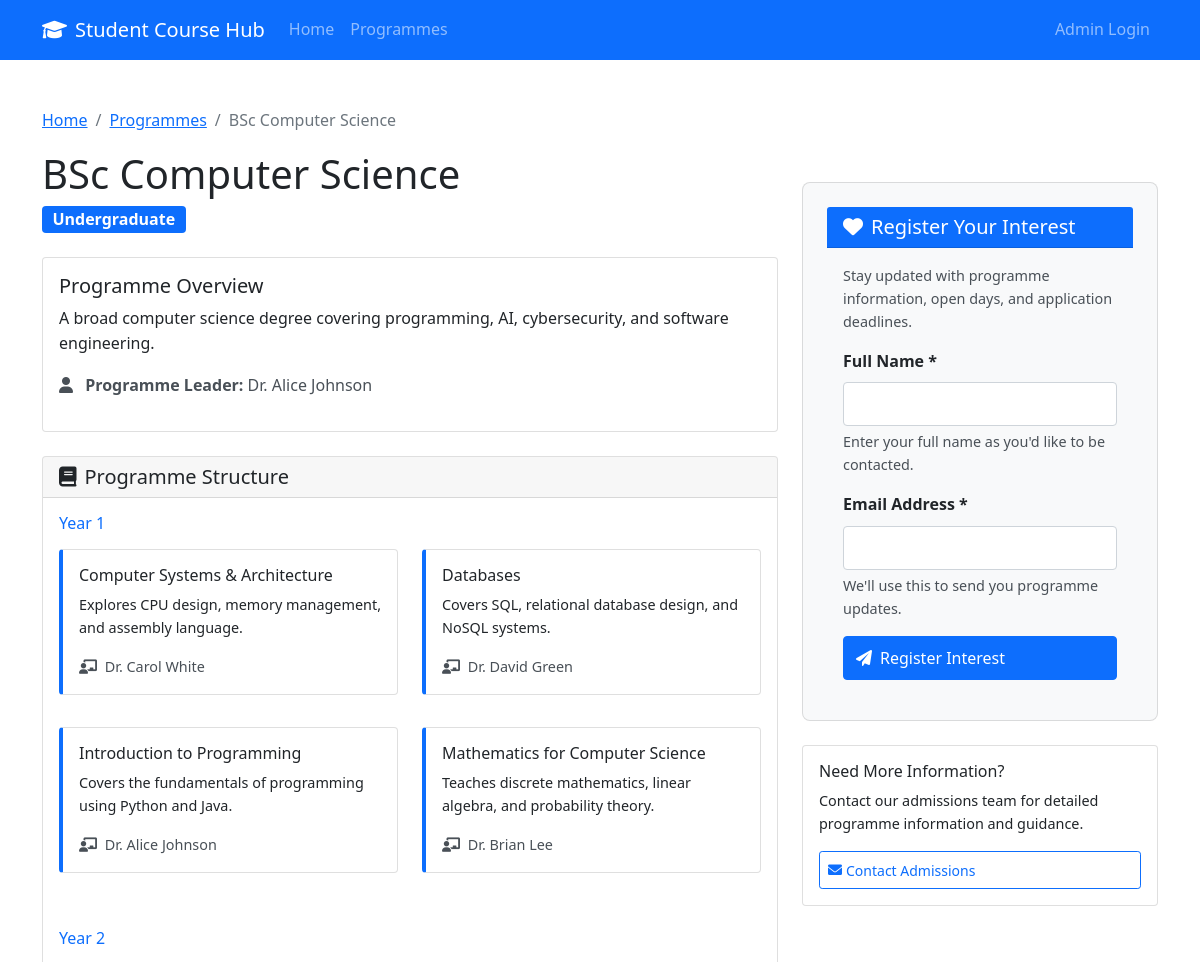
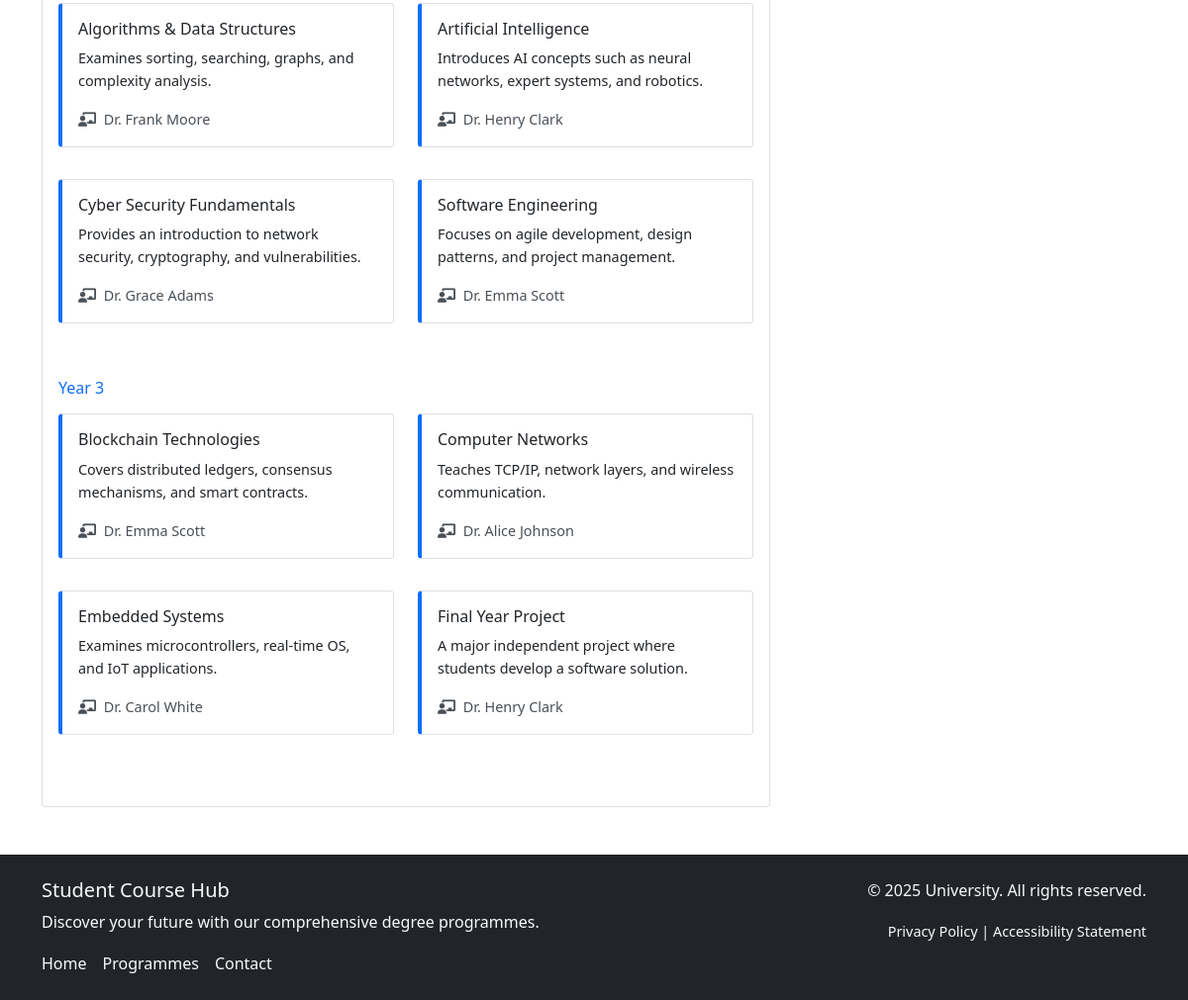
Page /programme-details.php?id=1 on the committed database (2 pictures, top to bottom).
### tables this page shows
CREATE TABLE Programmes (
    ProgrammeID INTEGER PRIMARY KEY AUTO_INCREMENT,
    ProgrammeName TEXT NOT NULL,
    LevelID INTEGER,
    ProgrammeLeaderID INTEGER,
    Description TEXT,
    Image TEXT,
    FOREIGN KEY (LevelID) REFERENCES Levels(LevelID),
    FOREIGN KEY (ProgrammeLeaderID) REFERENCES Staff(StaffID)
);

CREATE TABLE Levels (
    LevelID INTEGER PRIMARY KEY,
    LevelName TEXT NOT NULL
);

CREATE TABLE Staff (
    StaffID INTEGER PRIMARY KEY,
    Name TEXT NOT NULL
);

CREATE TABLE ProgrammeModules (
    ProgrammeModuleID INTEGER PRIMARY KEY AUTO_INCREMENT,
    ProgrammeID INTEGER,
    ModuleID INTEGER,
    Year INTEGER,
    FOREIGN KEY (ProgrammeID) REFERENCES Programmes(ProgrammeID),
    FOREIGN KEY (ModuleID) REFERENCES Modules(ModuleID)
);

CREATE TABLE Modules (
    ModuleID INTEGER PRIMARY KEY,
    ModuleName TEXT NOT NULL,
    ModuleLeaderID INTEGER,
    Description TEXT,
    Image TEXT,
    FOREIGN KEY (ModuleLeaderID) REFERENCES Staff(StaffID)
);

### programme-details.php (the view, shortened to what this page needs)
<?php
$database = new Database();
$db = $database->getConnection();
$programme_id = isset($_GET['id']) ? (int)$_GET['id'] : 0;
$query = "SELECT p.*, l.LevelName, s.Name as ProgrammeLeaderName
          FROM Programmes p
          JOIN Levels l ON p.LevelID = l.LevelID
          LEFT JOIN Staff s ON p.ProgrammeLeaderID = s.StaffID
          WHERE p.ProgrammeID = ?";
$stmt = $db->prepare($query);
$stmt->execute([$programme_id]);
$programme = $stmt->fetch(PDO::FETCH_ASSOC);
$modules_query = "SELECT m.*, pm.Year, s.Name as ModuleLeaderName
                  FROM ProgrammeModules pm
                  JOIN Modules m ON pm.ModuleID = m.ModuleID
                  LEFT JOIN Staff s ON m.ModuleLeaderID = s.StaffID
                  WHERE pm.ProgrammeID = ?
                  ORDER BY pm.Year, m.ModuleName";
$modules_stmt = $db->prepare($modules_query);
$modules_stmt->execute([$programme_id]);
$modules = $modules_stmt->fetchAll(PDO::FETCH_ASSOC);
$modules_by_year = [];
foreach ($modules as $module) {
    $modules_by_year[$module['Year']][] = $module;
}
include 'includes/header.php';
?>
<div class="container my-5">
    <nav aria-label="Breadcrumb navigation">
        <ol class="breadcrumb">
            <li class="breadcrumb-item">
                <a href="index.php" aria-label="Go to home page">Home</a>
            </li>
            <li class="breadcrumb-item">
                <a href="programmes.php" aria-label="Go to programmes listing">Programmes</a>
            </li>
            <li class="breadcrumb-item active" aria-current="page">
                <?php echo htmlspecialchars($programme['ProgrammeName']); ?>
            </li>
        </ol>
    </nav>
    <div class="row">
        <div class="col-lg-8">
            <div class="d-flex justify-content-between align-items-start mb-4">
                <div>
                    <h1><?php echo htmlspecialchars($programme['ProgrammeName']); ?></h1>
                    <span class="badge bg-<?php echo $programme['LevelID'] == 1 ? 'primary' : 'success'; ?> fs-6">
                        <?php echo htmlspecialchars($programme['LevelName']); ?>
                    </span>
                </div>
            </div>
            <div class="card mb-4">
                <div class="card-body">
                    <h5 class="card-title">Programme Overview</h5>
                    <p class="card-text"><?php echo htmlspecialchars($programme['Description']); ?></p>
                    <?php if ($programme['ProgrammeLeaderName']): ?>
                    <p class="text-muted">
                        <i class="fas fa-user me-2"></i>
                        <strong>Programme Leader:</strong> <?php echo htmlspecialchars($programme['ProgrammeLeaderName']); ?>
                    </p>
                    <?php endif; ?>
                </div>
            </div>
            <?php if (!empty($modules_by_year)): ?>
            <div class="card">
                <div class="card-header">
                    <h5 class="mb-0"><i class="fas fa-book me-2"></i>Programme Structure</h5>
                </div>
                <div class="card-body">
                    <?php foreach ($modules_by_year as $year => $year_modules): ?>
                    <h6 class="text-primary mb-3">
                        <?php echo $programme['LevelID'] == 1 ? "Year $year" : "Modules"; ?>
                    </h6>
                    <div class="row mb-4">
                        <?php foreach ($year_modules as $module): ?>
                        <div class="col-md-6 mb-3">
                            <div class="card module-card">
                                <div class="card-body">
                                    <h6 class="card-title"><?php echo htmlspecialchars($module['ModuleName']); ?></h6>
                                    <?php if ($module['Description']): ?>
                                    <p class="card-text small"><?php echo htmlspecialchars($module['Description']); ?></p>
                                    <?php endif; ?>
                                    <?php if ($module['ModuleLeaderName']): ?>
                                    <p class="text-muted small mb-0">
                                        <i class="fas fa-chalkboard-teacher me-1"></i>
                                        <?php echo htmlspecialchars($module['ModuleLeaderName']); ?>
                                    </p>
                                    <?php endif; ?>
                                </div>
                            </div>
                        </div>
                        <?php endforeach; ?>
                    </div>
                    <?php endforeach; ?>
                </div>
            </div>
            <?php endif; ?>
        </div>
        <div class="col-lg-4">
            <aside aria-labelledby="interest-form-heading">
                <div class="card interest-form">
                    <div class="card-header bg-primary text-white">
                        <h2 id="interest-form-heading" class="mb-0 h5">
                            <i class="fas fa-heart me-2" aria-hidden="true"></i>Register Your Interest
                        </h2>
                    </div>
                    <div class="card-body">
                        <p class="small text-muted mb-3">
                            Stay updated with programme information, open days, and application deadlines.
                        </p>
                        <form method="POST" id="interestForm" novalidate aria-describedby="form-instructions">
                            <div class="mb-3">
                                <label for="studentName" class="form-label">
                                    Full Name <span aria-label="required">*</span>
                                </label>
                                <input type="text" class="form-control" id="studentName" name="student_name"
                                       required aria-describedby="nameHelp" autocomplete="name">
                                <div id="nameHelp" class="form-text">Enter your full name as you'd like to be contacted.</div>
                            </div>
                            <div class="mb-3">
                                <label for="studentEmail" class="form-label">
                                    Email Address <span aria-label="required">*</span>
                                </label>
                                <input type="email" class="form-control" id="studentEmail" name="student_email"
                                       required aria-describedby="emailHelp" autocomplete="email">
                                <div id="emailHelp" class="form-text">We'll use this to send you programme updates.</div>
                            </div>
                            <button type="submit" name="register_interest" class="btn btn-primary w-100">
                                <i class="fas fa-paper-plane me-2" aria-hidden="true"></i>Register Interest
                            </button>
                        </form>
                    </div>
                </div>
                <div class="card mt-4">
                    <div class="card-body">
                        <h3 class="card-title h6">Need More Information?</h3>
                        <p class="card-text small">Contact our admissions team for detailed programme information and guidance.</p>
                        <a href="mailto:admissions@university.ac.uk" class="btn btn-outline-primary btn-sm"
                           aria-describedby="contact-help">
                            <i class="fas fa-envelope me-1" aria-hidden="true"></i>Contact Admissions
                        </a>
                    </div>
                </div>
            </aside>
        </div>
    </div>
</div>
<?php include 'includes/footer.php'; ?>

### assets/css/style.css (style rules this page uses)
:root { --primary-color: #0d6efd; --secondary-color: #6c757d; --success-color: #198754; --danger-color: #dc3545; --warning-color: #ffc107; --info-color: #0dcaf0; --focus-color: #0066cc; --focus-outline-width: 3px; }
body { font-family: 'Segoe UI', Tahoma, Geneva, Verdana, sans-serif; line-height: 1.6; font-size: 16px; }
.text-muted { color: #495057 !important; }
.small, small { font-size: 0.9rem; }
.btn, .nav-link, .form-control, .form-select { min-height: 44px; display: flex; align-items: center; }
.btn-sm { min-height: 38px; }
.form-label { font-weight: 600; margin-bottom: 0.5rem; }
.form-text { color: #495057; font-size: 0.9rem; }
.module-card { border-left: 4px solid var(--primary-color); margin-bottom: 1rem; }
.interest-form { background-color: #f8f9fa; border-radius: 8px; padding: 1.5rem; margin-top: 2rem; }

### rows in the picture
programmes: ProgrammeName "BSc Computer Science", LevelID.LevelName "Undergraduate", Description "A broad computer science degree covering programming, AI, cybersecurity, and software engineering.", ProgrammeLeaderID.Name "Dr. Alice Johnson"
programmemodules: ModuleID.ModuleName "Computer Systems & Architecture", ModuleID.Description "Explores CPU design, memory management, and assembly language.", staff.Name "Dr. Carol White"
programmemodules: ModuleID.ModuleName "Databases", ModuleID.Description "Covers SQL, relational database design, and NoSQL systems.", staff.Name "Dr. David Green"
programmemodules: ModuleID.ModuleName "Introduction to Programming", ModuleID.Description "Covers the fundamentals of programming using Python and Java.", staff.Name "Dr. Alice Johnson"
programmemodules: ModuleID.ModuleName "Mathematics for Computer Science", ModuleID.Description "Teaches discrete mathematics, linear algebra, and probability theory.", staff.Name "Dr. Brian Lee"
programmemodules: ModuleID.ModuleName "Algorithms & Data Structures", ModuleID.Description "Examines sorting, searching, graphs, and complexity analysis.", staff.Name "Dr. Frank Moore"
programmemodules: ModuleID.ModuleName "Artificial Intelligence", ModuleID.Description "Introduces AI concepts such as neural networks, expert systems, and robotics.", staff.Name "Dr. Henry Clark"
programmemodules: ModuleID.ModuleName "Cyber Security Fundamentals", ModuleID.Description "Provides an introduction to network security, cryptography, and vulnerabilities.", staff.Name "Dr. Grace Adams"
programmemodules: ModuleID.ModuleName "Software Engineering", ModuleID.Description "Focuses on agile development, design patterns, and project management.", staff.Name "Dr. Emma Scott"
programmemodules: ModuleID.ModuleName "Blockchain Technologies", ModuleID.Description "Covers distributed ledgers, consensus mechanisms, and smart contracts.", staff.Name "Dr. Emma Scott"
programmemodules: ModuleID.ModuleName "Computer Networks", ModuleID.Description "Teaches TCP/IP, network layers, and wireless communication.", staff.Name "Dr. Alice Johnson"
programmemodules: ModuleID.ModuleName "Embedded Systems", ModuleID.Description "Examines microcontrollers, real-time OS, and IoT applications.", staff.Name "Dr. Carol White"
programmemodules: ModuleID.ModuleName "Final Year Project", ModuleID.Description "A major independent project where students develop a software solution.", staff.Name "Dr. Henry Clark"

### other values in the picture
$year "1"
$year "2"
$year "3"
